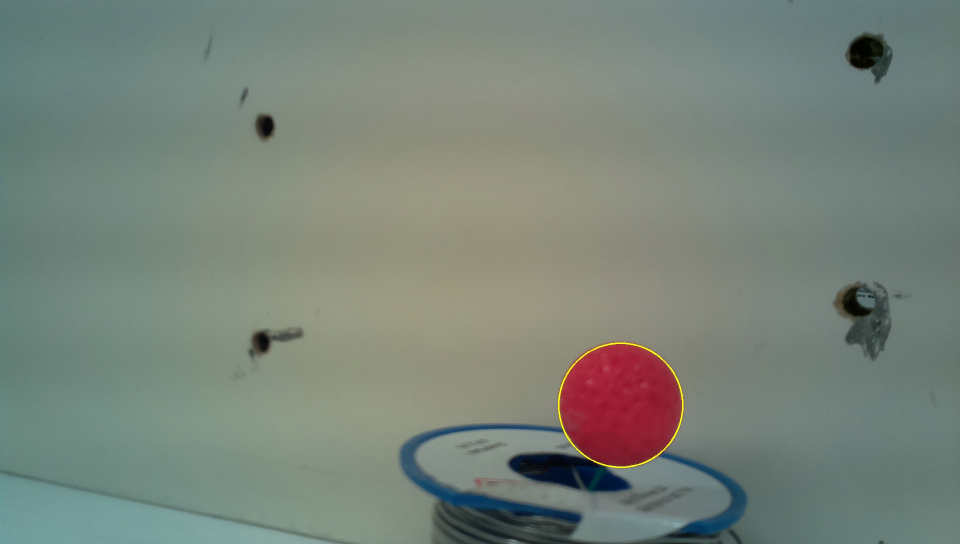
#> input picture images/1.jpg, 1920 x 1088 px (shown at 1/2 size)
$ python -i cherryFinder.py   (imports and definitions only)
#> lines starting #> are read from the running program, lines starting #| are printed output that depends on the picture
import cv2
import numpy as np
import imutils

# [51 lines that did not run here, left out]

>>> import cv2
>>> picture = cv2.imread('images/1.jpg', cv2.IMREAD_GRAYSCALE)
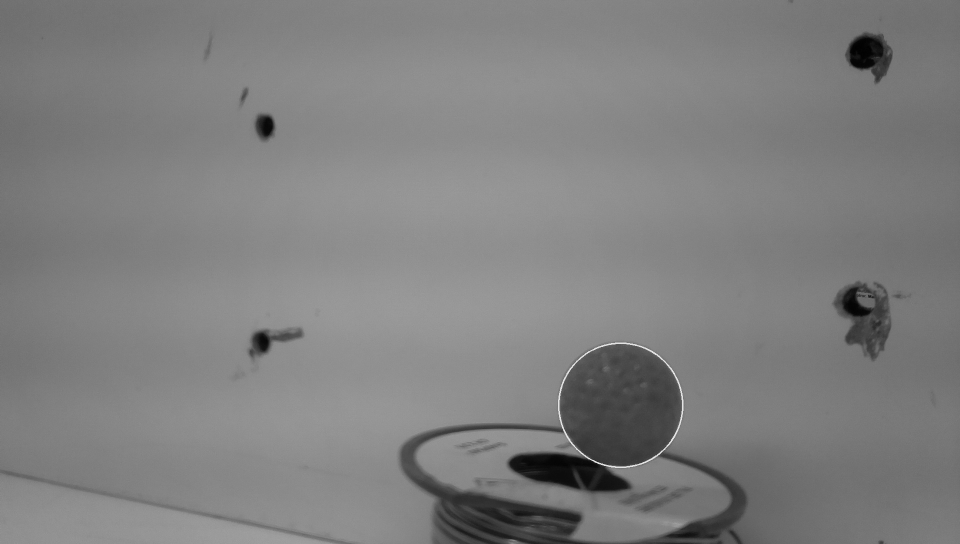
#> picture: shape (1088, 1920) (shown at 1/2 size); min 0, max 232, mean 127.2
#> (the run stopped early here; a loop or call above may not have finished)

$ run again, on images/12.jpg
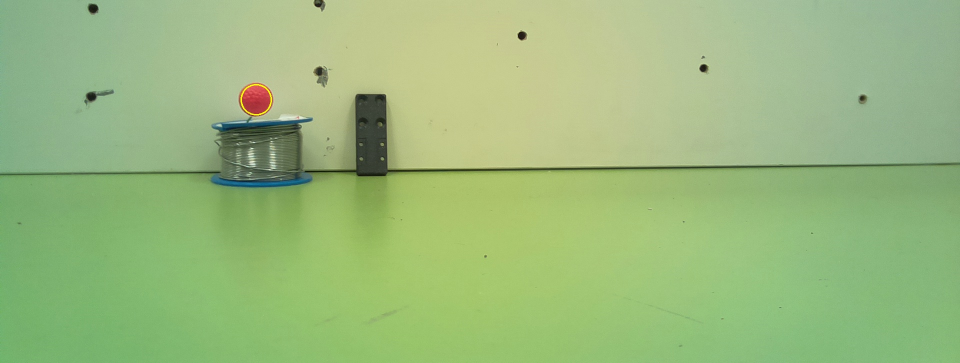
#> input picture images/12.jpg, 1920 x 726 px (shown at 1/2 size)
#> `picture = cv2.imread('images/1.jpg', cv2.IMREAD_GRAYSCALE)`:
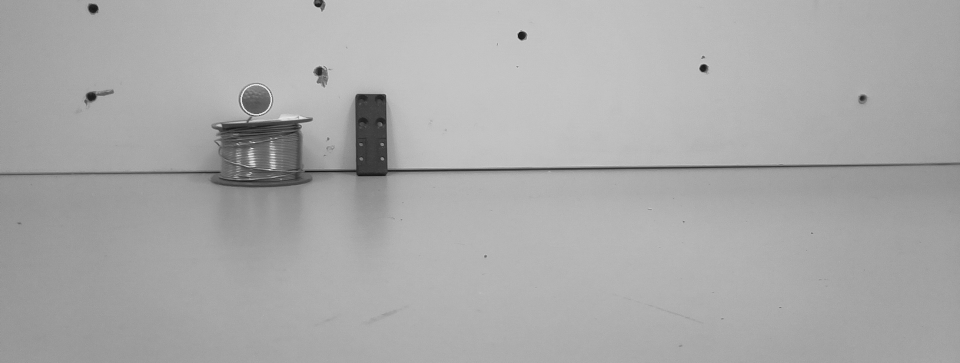
#> picture: shape (726, 1920) (shown at 1/2 size); min 11, max 255, mean 169
